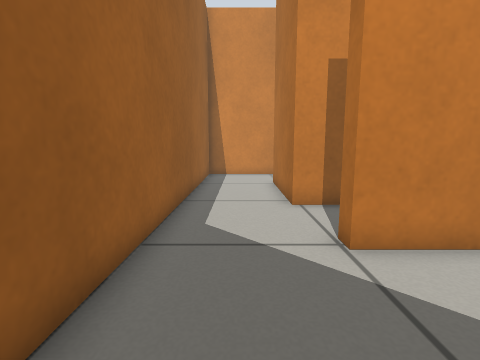
view 1 (above)

20 first-person views from a walk through a world built for the Gazebo simulator. The camera is 0.5 m above the floor, tilts 8° down and sees 85° across. The floor is counted in squares, 0.25 m on a side. Each view is taken from the middle of a square. On the plan, view 1 faces up. The plan holds only what a view shows up to about 16 squares ahead; the rest is blank.

view 2
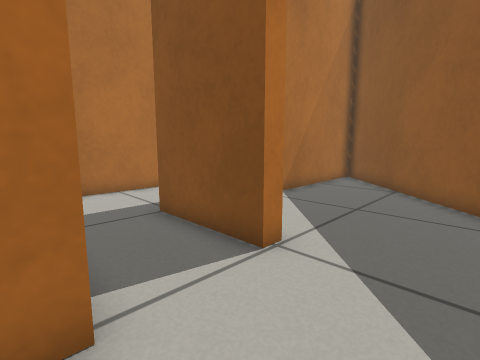

view 3
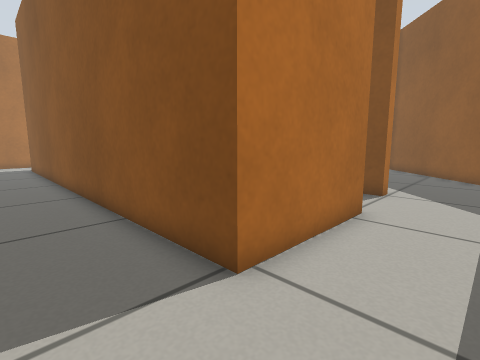

view 4
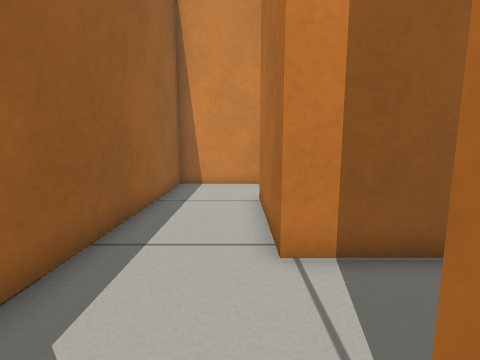

view 5
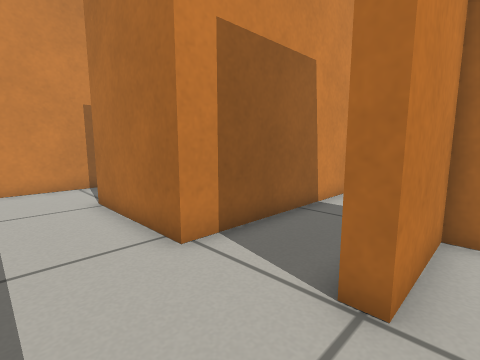

view 6
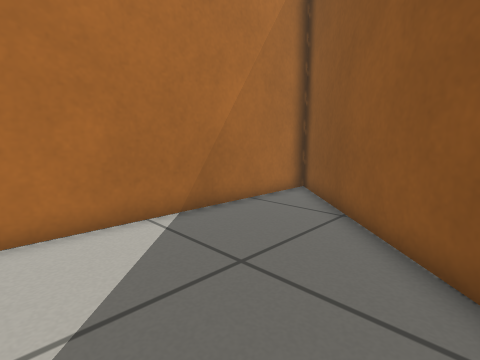

view 7
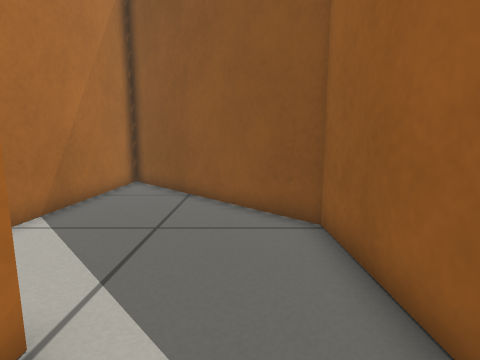

view 8
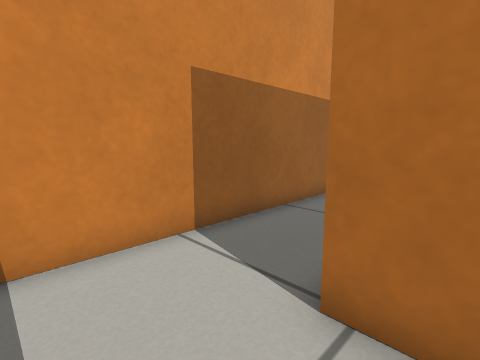

view 9
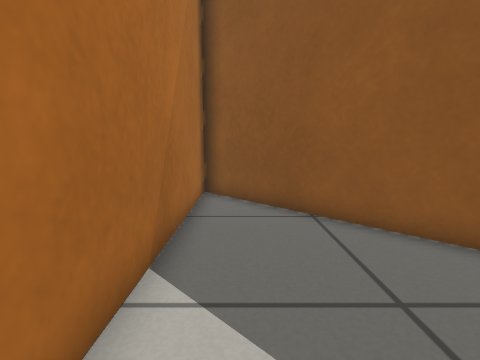

view 10
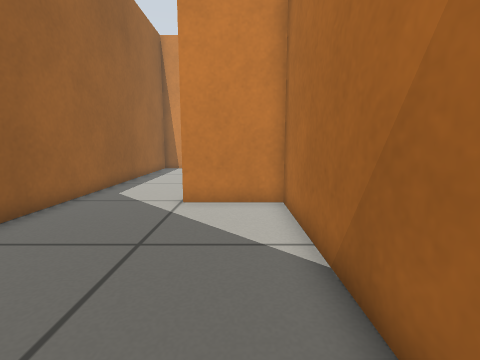

view 11
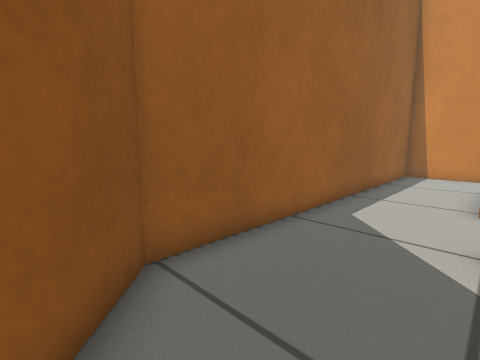

view 12
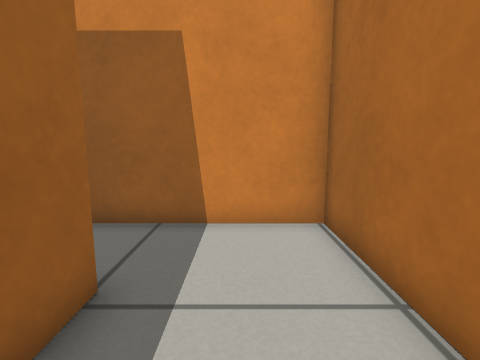

view 13
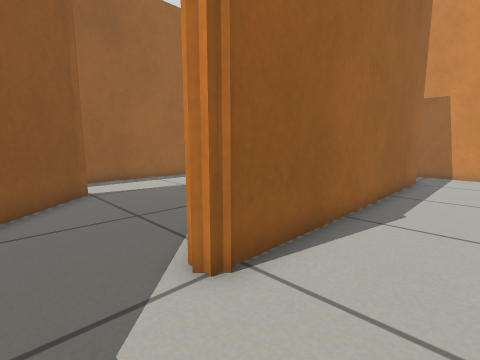

view 14
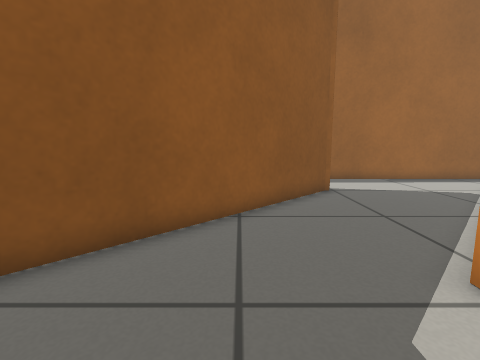

view 15
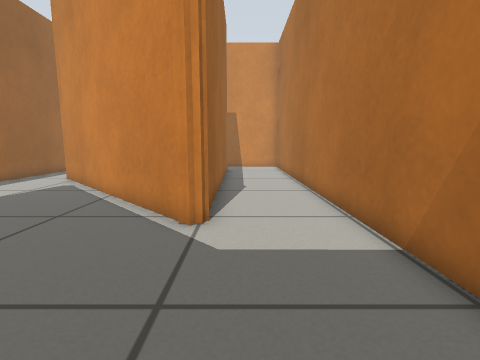

view 16
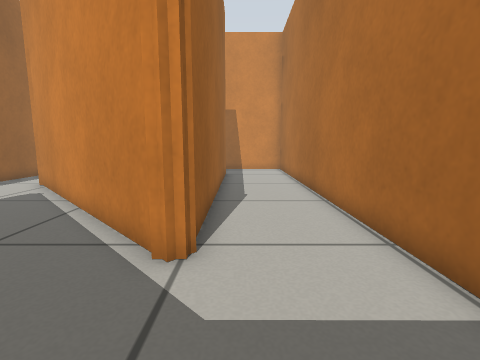

view 17
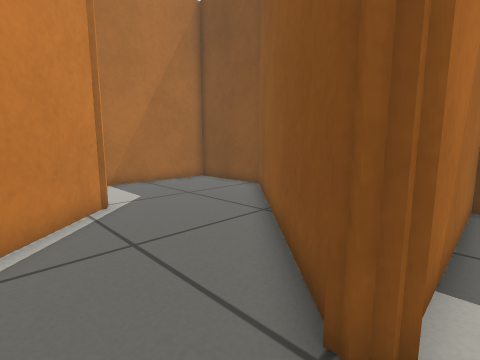

view 18
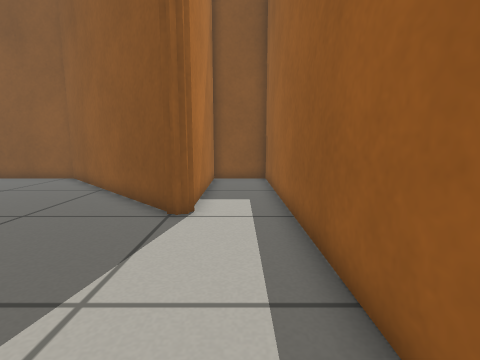

view 19
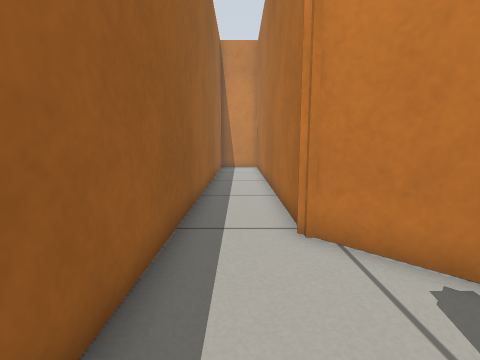

view 20
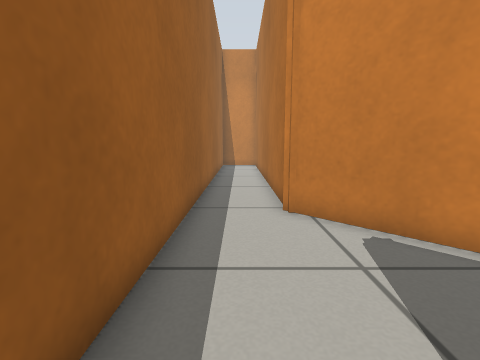

### Floor plan
Ten units are one square. View 1 is at (0, 0); x grows to the right and y downward. Boxes are objects, and circles mark ways between rooms. Rooms are numbered by the first view taken in them; rooms with no view inside come last. Other rooms are left out.
<svg viewBox="-60 -174 261 327">
<path fill="none" stroke="#000" d="M-20 -45 -20 -8 55 67 55 -47 21 -47M89 -169 -20 -169 -20 -55M17 -84 17 -133 196 -133M-22 71 55 148 101 148 101 -84 17 -84M58 78 -28 -8M-25 -11 -25 -115M63 73 59 77 54 77M21 -47 21 -53 61 -53 61 77M-20 -55 -20 -45M-55 -112 -55 148 -25 148 -25 74 -24 72 -19 72"/>
<circle cx="5" cy="-50" r="3" fill="#2a7"/>
<circle cx="10" cy="-65" r="3" fill="#2a7"/>
<text x="20" y="-10">1</text>
<text x="140" y="-140">2</text>
<text x="10" y="40">3</text>
</svg>
Room 1 opens to room 3. Room 2 opens to room 3.

Where each view was taken, in squares from view 1:
view 1: 0 up, 0 right, facing up
view 2: 9 up, 1 left, facing down-right
view 3: 16 up, 1 left, facing down-right
view 4: 4 up, 1 right, facing up
view 5: 4 up, 1 left, facing up-right
view 6: 4 up, 1 left, facing down-right
view 7: 7 up, 0 right, facing down
view 8: 12 up, 1 left, facing up-right
view 9: 4 up, 4 right, facing down
view 10: 4 down, 4 right, facing up
view 11: 1 down, 2 right, facing up-left
view 12: 2 up, 8 right, facing up
view 13: 10 down, 9 right, facing up-left
view 14: 11 down, 9 right, facing left
view 15: 14 down, 7 right, facing up
view 16: 12 down, 7 right, facing up
view 17: 5 down, 3 left, facing down-right
view 18: 0 up, 4 left, facing down
view 19: 5 down, 4 left, facing up
view 20: 7 down, 4 left, facing up
